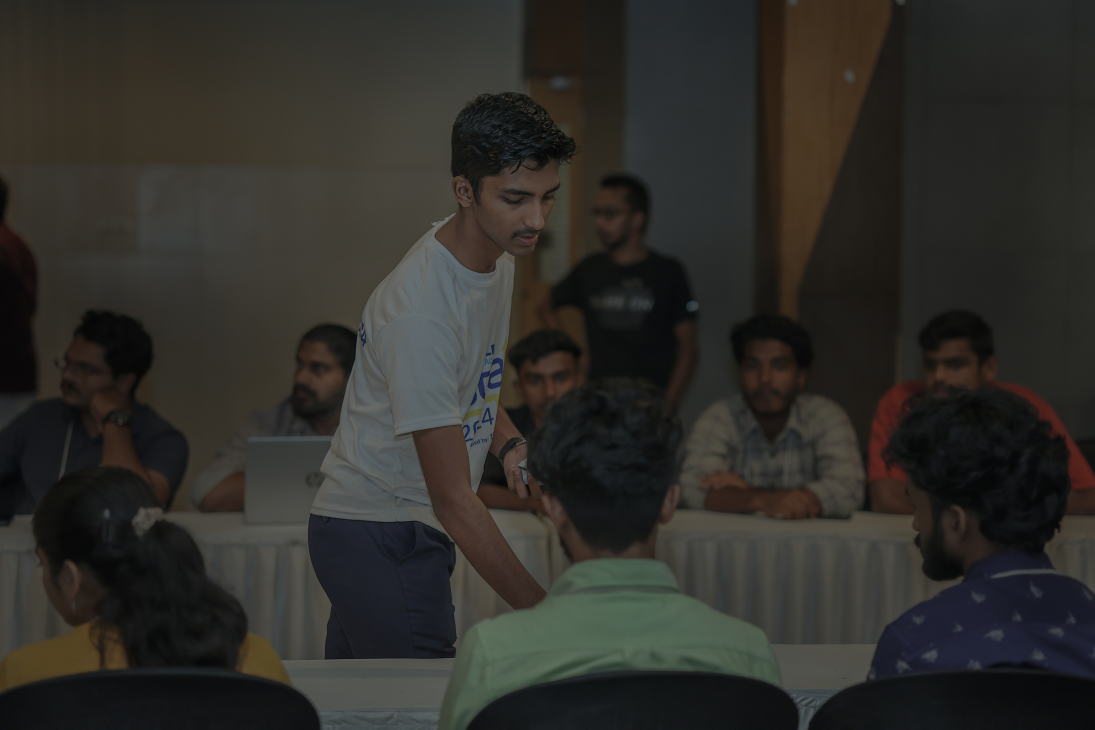
#> input picture Photos/IMGL7539.jpg, 5472 x 3648 px, found by its file name (shown at 1/5 size)
$ python 09-blur.py
#> lines starting #> are read from the running program, lines starting #| are printed output that depends on the picture
import cv2 as cv

img = cv.imread("Photos\IMGL7539.jpg")
#> img is the input picture: shape (3648, 5472, 3); mean B, G, R 41.4, 45.6, 46.8

resize = cv.resize(img,(800,500),cv.INTER_AREA)
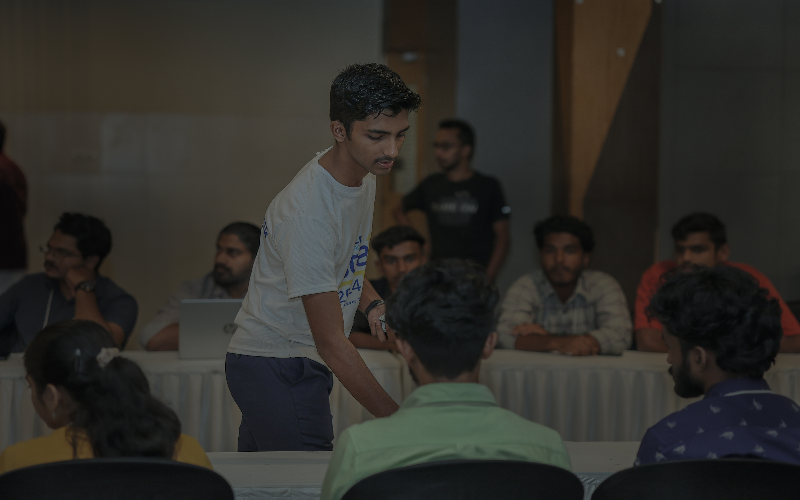
#> resize: shape (500, 800, 3); mean B, G, R 41.3, 45.5, 46.7
cv.imshow("image",resize)

average = cv.blur(resize,(3,3))
cv.imshow("average",average)

gauss = cv.GaussianBlur(resize,(3,3),0)
cv.imshow("Gaussian",gauss)

median = cv.medianBlur(resize,3)
cv.imshow("Median",median)

bilateral = cv.bilateralFilter(resize,10,35,25)
cv.imshow("Bilateral",bilateral)


cv.waitKey(0)

$ run again, with Photos/IMG-20240428-WA0017.jpg copied over Photos/IMGL7539.jpg
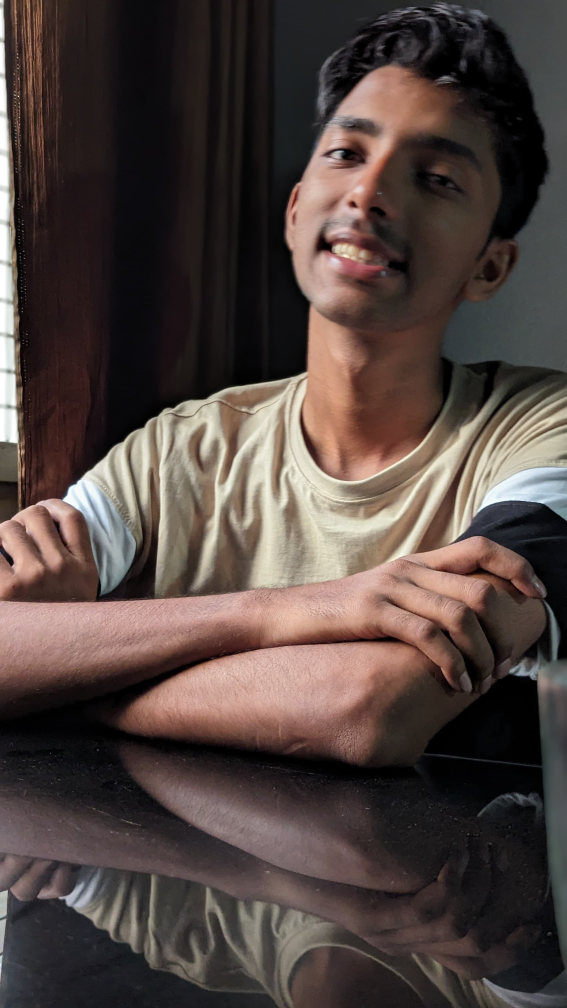
#> input picture Photos/IMG-20240428-WA0017.jpg, 2268 x 4032 px, found by its file name (shown at 1/4 size)
#> img is the input picture: shape (4032, 2268, 3); mean B, G, R 64.2, 68.5, 81.5
#> `resize = cv.resize(img,(800,500),cv.INTER_AREA)`:
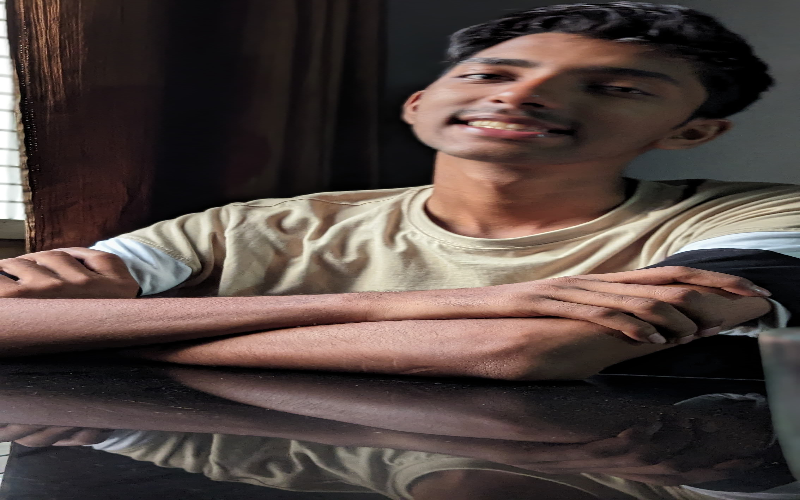
#> resize: shape (500, 800, 3); mean B, G, R 64.1, 68.4, 81.4
